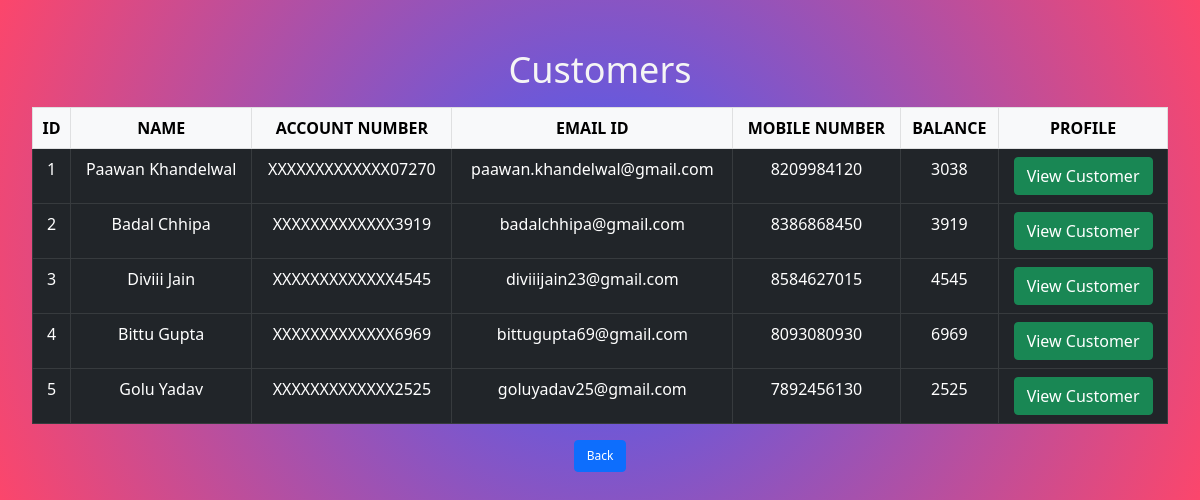
The page /customers.php on the database its author committed.
### tables this page shows
CREATE TABLE `customers` (
  `id` int(255) NOT NULL,
  `name` varchar(255) NOT NULL,
  `account_no` varchar(255) NOT NULL,
  `email` varchar(255) NOT NULL,
  `mobile` varchar(255) NOT NULL,
  `balance` decimal(6,0) NOT NULL
);

### customers.php (the view, shortened to what this page needs)
<!DOCTYPE html>
<html lang="en">
<head>
    <?php include 'BS_AOS_link.php' ?>
</head>
<body>
  <div class="container1">
    <table class="table table-dark table-bordered mt-3 table-responsive">
      <h1 class="text-center">Customers</h1>
      <thead class="table-light">
        <th>ID</th>
        <th>NAME</th>
        <th>ACCOUNT NUMBER</th>
        <th>EMAIL ID</th>
        <th>MOBILE NUMBER</th>
        <th>BALANCE</th>
        <th>PROFILE</th>
      </thead>
      <tbody>
        <?php include 'connection.php';
        $select= "select * from customers";
        $query = mysqli_query($con,$select);
        while($res = mysqli_fetch_array($query)){
        ?>
        <tr>
            <td>  <?php echo $res['id']; ?>  </td>
            <td>  <?php echo $res['name']; ?>  </td>
            <td>  <?php echo $res['account_no'];?>  </td>
            <td>  <?php echo $res['email']; ?>  </td>
            <td>  <?php echo $res['mobile']; ?>  </td>
            <td>  <?php echo $res['balance'];?>  </td>
            <td> <a href="profile.php/?id=<?php echo $res['id'];?>" class="btn btn-success ">View Customer</a>  </td>
        </tr>
        <?php
            }
        ?>
      </tbody>
    </table>
    <div class="container2 text-center">
      <a href="index.php">
        <button type="button" class="btn btn-primary btn-back" id="b1">Back</button>
      </a>
    </div>
  </div>
</body>
</html>

### rows shown on the page
customers: id "1", name "Paawan Khandelwal", account_no "XXXXXXXXXXXXX07270", email "paawan.khandelwal@gmail.com", mobile "8209984120", balance "3038"
customers: id "2", name "Badal Chhipa", account_no "XXXXXXXXXXXXX3919", email "badalchhipa@gmail.com", mobile "8386868450", balance "3919"
customers: id "3", name "Diviii Jain", account_no "XXXXXXXXXXXXX4545", email "diviiijain23@gmail.com", mobile "8584627015", balance "4545"
customers: id "4", name "Bittu Gupta", account_no "XXXXXXXXXXXXX6969", email "bittugupta69@gmail.com", mobile "8093080930", balance "6969"
customers: id "5", name "Golu Yadav", account_no "XXXXXXXXXXXXX2525", email "goluyadav25@gmail.com", mobile "7892456130", balance "2525"
